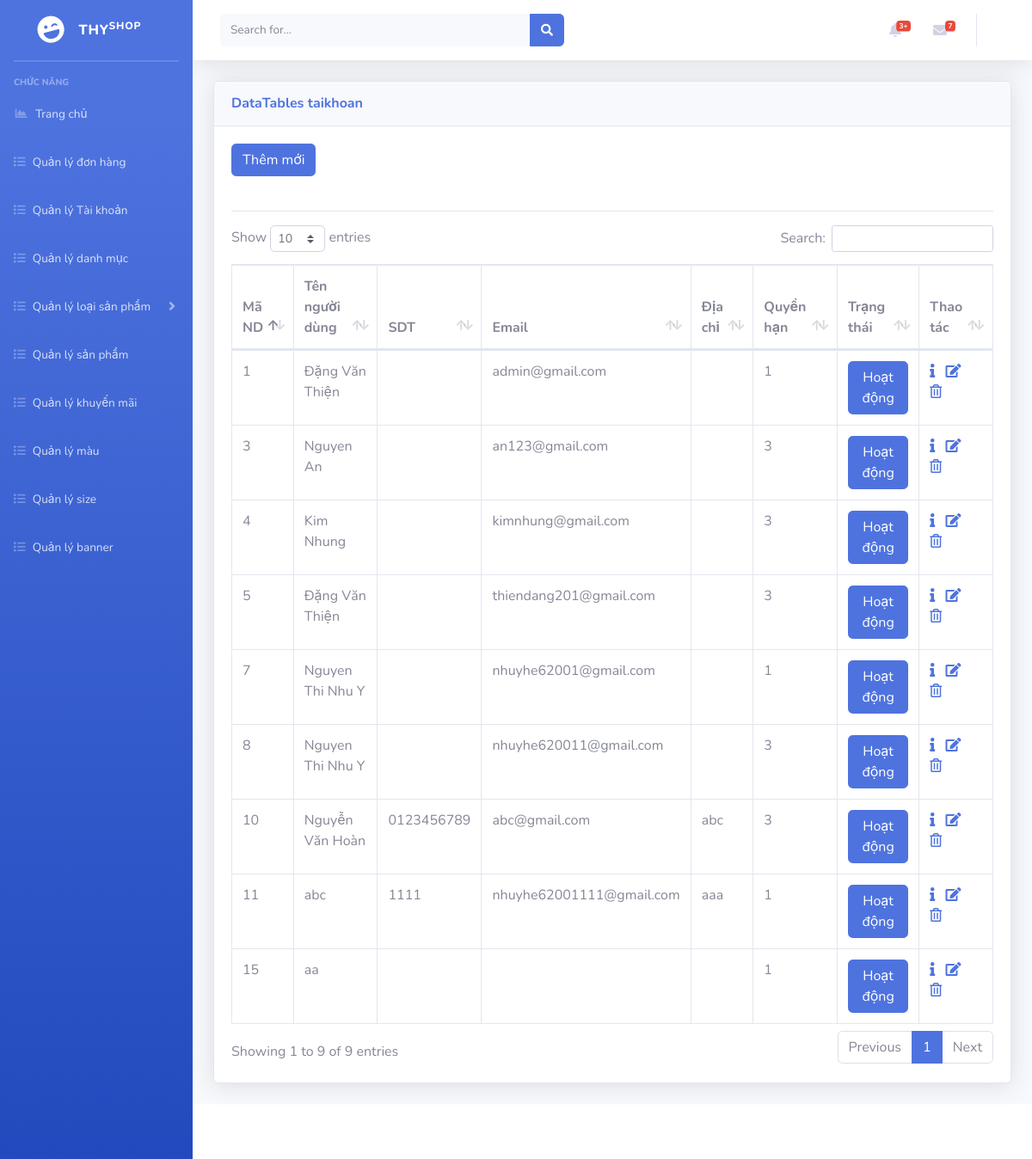
/admin/index.php?mod=taikhoan (signed in), run on an earlier commit of the app's database.
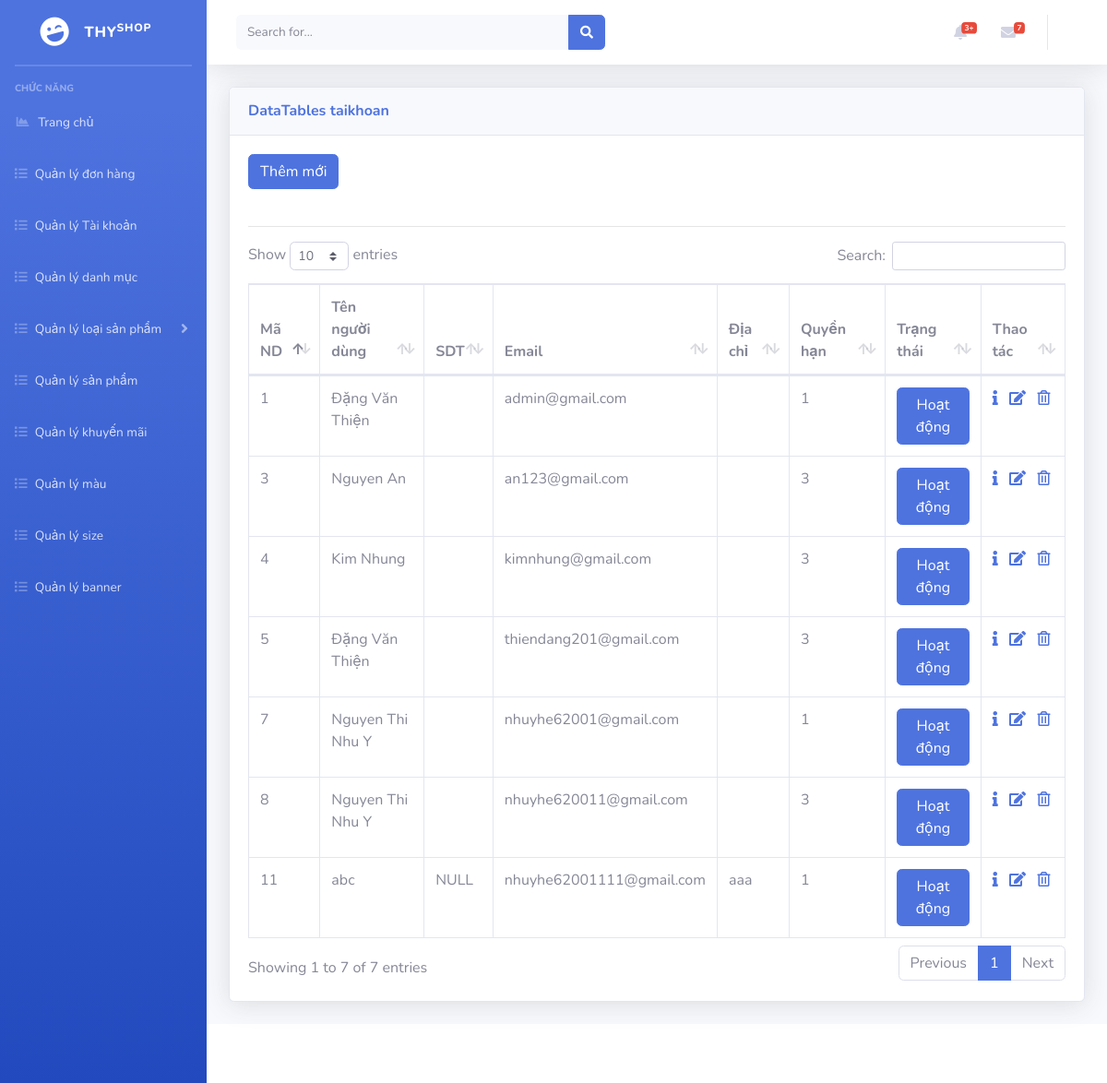
And on a later commit of the database.
### tables this page shows
CREATE TABLE `nguoidung` (
  `idND` int(11) NOT NULL,
  `tenND` varchar(255) NOT NULL,
  `SDT` varchar(11) DEFAULT NULL,
  `email` varchar(255) NOT NULL,
  `diaChi` varchar(255) DEFAULT NULL,
  `matKhau` varchar(255) NOT NULL,
  `trangThai` int(11) NOT NULL,
  `idQuyen` int(11) NOT NULL,
  `maPX` int(11) DEFAULT NULL
);

### admin/models/connection.php (called while the page is built, shortened)
<?php
    class Connection{
        function __construct()
        {
            $server_name ="localhost";
            $username ="root";
            $password ="";
            $db_name ="shopthy";
            $this->conn = new mysqli($server_name,$username,$password,$db_name);
        }
    }
?>

### admin/models/model.php (called while the page is built, shortened)
<?php
 require_once('./models/connection.php');
class Model
{
    function __construct()
    {
        $conn_obj = new Connection();
        $this->conn = $conn_obj->conn;
    }
}
?>

### admin/controller/taiKhoanController.php (called while the page is built, shortened)
<?php
require_once('./models/taiKhoanModel.php');
class taiKhoanController
{
    var $tk_model;
    public function __construct()
    {
        $this->tk_model = new taiKhoanModel();
    }
    public function getAllTaiKhoan()
    {
        return $this->tk_model->getAllTaiKhoan();
    }
}

### admin/models/taiKhoanModel.php (called while the page is built, shortened)
<?php
require_once('./models/model.php');
class taiKhoanModel extends Model
{
    public function getAllTaiKhoan()
    {
        $sql = "select * from nguoidung where trangThai = 0 or trangThai = 1";
        $rs = $this->conn->query($sql);
        $data = array();
        if ($rs->num_rows > 0) {
            while ($row = $rs->fetch_assoc()) {
                $data[] = $row;
            }
        }
        return $data;
    }
}

### admin/views/taikhoan/taiKhoanView.php (the view, shortened to what the changed rows need)
<?php
require_once('controller/taiKhoanController.php');
$tk_controller = new taiKhoanController();
$data = $tk_controller->getAllTaiKhoan();
?>
<script type="text/javascript">
    function fetch_select() {
        $('.btn-active').off('click').on('click', function(e) {
            e.preventDefault();
            var btn = $(this);
            var id = btn.data('id');
            $.ajax({
                url: "views/taikhoan/isActive.php",
                data: {
                    id: id
                },
                type: "POST",
                success: function(response) {
                    console.log(response);
                    if (response.status == true) {
                        btn.text('Hoạt động');
                    } else {
                        btn.text('Khoá');
                    }
                }
            });
        });
    }
</script>
<a href="?mod=taikhoan&act=add" type="button" class="btn btn-primary">Thêm mới</a>
<br>
<br>
<hr>
<?php
if ($data == null) { ?>
    <p>Không có tài khoản nào</p>
<?php
} else {
?>
    <table class="table table-bordered" id="dataTable" width="100%" cellspacing="0">
        <thead>
            <tr>
                <th scope="col">Mã ND</th>
                <th scope="col">Tên người dùng</th>
                <th scope="col">SDT</th>
                <th scope="col">Email</th>
                <th scope="col">Địa chỉ</th>
                <th scope="col">Quyền hạn</th>
                <th scope="col">Trạng thái</th>
                <th scope="col">Thao tác</th>
            </tr>
        </thead>
        <tbody>
            <?php foreach ($data as $row) { ?>
                <tr>
                    <td><?= $row['idND'] ?></td>
                    <td><?= $row['tenND'] ?></td>
                    <td><?= $row['SDT'] ?></td>
                    <td><?= $row['email'] ?></td>
                    <td><?= $row['diaChi'] ?></td>
                    <td><?= $row['idQuyen'] ?></td>
                    <td><a href="?mod=taikhoan&act=isActive&id=<?= $row['idND'] ?>" type="button" class="btn btn-primary"><?= $row['trangThai'] == 1 ? "Hoạt động" : "Khóa" ?></a>
                    </td>
                    <td>
                        <a href="?mod=taikhoan&act=detail&id=<?= $row['idND'] ?>"><i class="fas fa-info"></i></a> &nbsp;
                        <a href="?mod=taikhoan&act=edit&id=<?= $row['idND'] ?>"><i class="fas fa-edit"></i></a> &nbsp;
                        <a href="?mod=taikhoan&act=delete&id=<?= $row['idND'] ?>" onclick="return confirm('Bạn có thật sự muốn xóa ?');">
                            <i class="far fa-trash-alt"></i>
                        </a>
                    </td>
                </tr>
            <?php } ?>
    </table>
<?php
}
?>

### admin/index.php (shortened to what the changed rows need)
<!DOCTYPE html>
<html lang="en">
<head>
    <link href="./assets/vendor/fontawesome-free/css/all.min.css" rel="stylesheet" type="text/css">
    <link href="./assets/css/sb-admin-2.min.css" rel="stylesheet">
    <link href="./assets/vendor/datatables/dataTables.bootstrap4.min.css" rel="stylesheet">
    <link href="../admin/assets/css/mayin.css" rel="stylesheet">
</head>
<body id="page-top">
    <div id="wrapper">
        <div id="content-wrapper" class="d-flex flex-column">
            <div id="content">
                <div class="container-fluid">
                    <div class="card shadow mb-4">
                            <?php
                            $mod = isset($_GET['mod']) ? $_GET['mod'] : "";
                            ?>
                        <div class="card-body">
                            <div class="table-responsive">
                                <?php
                                $act = isset($_GET['act']) ? $_GET['act'] : "";
                                switch ($mod) {
                                    case "taikhoan":
                                        require_once('./controller/taiKhoanController.php');
                                        switch ($act) {
                                            default:
                                                require_once('./views/taikhoan/taiKhoanView.php');
                                        }
                                        break;
                                }
                                ?>
                            </div>
                        </div>
                    </div>
                </div>
            </div>
        </div>
    </div>
</body>
</html>

What changed in the data, as far as the page shows it:
removed nguoidung: idND "10", tenND "Nguyễn Văn Hoàn", SDT "0123456789", email "abc@gmail.com", diaChi "abc", idQuyen "3", trangThai "Hoạt động"
removed nguoidung: idND "15", tenND "aa", idQuyen "1", trangThai "Hoạt động"
changed nguoidung "abc": SDT "1111" → "NULL"
Also different on the page:
text written by a page script: "Show entries Search: Showing 1 to 9 of 9 entries Previous 1 Next" → "Show entries Search: Showing 1 to 7 of 7 entries Previous 1 Next"
